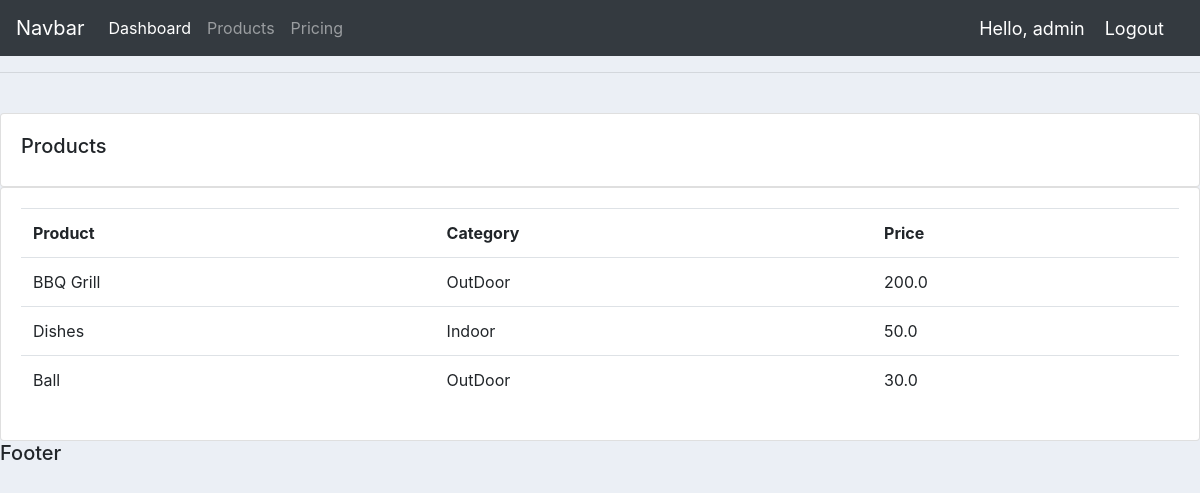
Screenshot of /products/ (signed in) with the database file from the repository.
### accounts/models.py (models this page shows, shortened)
class Product(models.Model):
    CATEGORY = (
        ('Indoor', 'Indoor'),
        ('OutDoor', 'OutDoor'),
    )
    name = models.CharField(max_length=200, null=True)
    price = models.FloatField(null=True)
    category = models.CharField(max_length=200, null=True, choices=CATEGORY)
    description = models.CharField(max_length=200, null=True, blank=True)
    date_created = models.DateTimeField(auto_now_add=True, null=True)
    tags = models.ManyToManyField(Tag)

### accounts/views.py (the view)
# urls.py: path('products/',views.products,name="products"),
def products(request):
    products = Product.objects.all()
    return render(request, 'accounts/products.html', {'products':products})

### accounts/templates/accounts/products.html
{% extends 'accounts/main.html' %}
{% block content %}
    <br>
    	<div class="row">
			<div class="col-md">
				<div class="card card-body">
					<h5>Products</h5>
				</div>
				<div class="card card-body">
					<table class="table">
						<tr>
							<th>Product</th>
							<th>Category</th>
							<th>Price</th>
						</tr>
						{% for i in products %}
							<tr>
								<td>{{i.name}}</td>
								<td>{{i.category}}</td>
								<td>{{i.price}}</td>
							</tr>
						{% endfor %}
					</table>
				</div>
			</div>
		</div>
{% endblock %}

### accounts/templates/accounts/navbar.html (shortened to what this page needs)
<nav class="navbar navbar-expand-lg navbar-dark bg-dark">
  <a class="navbar-brand" href="{% url 'home' %}">Navbar</a>
  <div class="collapse navbar-collapse" id="navbarNavAltMarkup">
    <div class="navbar-nav">
      <a class="nav-item nav-link active" href="{% url 'home' %}">Dashboard</a>
      <a class="nav-item nav-link" href="{% url 'products' %}">Products</a>
      <a class="nav-item nav-link" href="#">Pricing</a>
    </div>
  </div>
  <span class="hello-msg">Hello, {{request.user}}</span>
  <span><a class="hello-msg" href="{% url 'logout' %}">Logout</a></span>
</nav>

### accounts/static/css/main.css (style rules this page uses)
body { background-color: #ebeff5; }

### accounts/templates/accounts/navbar.html (style rules this page uses)
.hello-msg { font-size:18px; color: #fff; margin-right:20px; }

### rows the page displays
Product: name "BBQ Grill", category "OutDoor", price "200.0"
Product: name "Dishes", category "Indoor", price "50.0"
Product: name "Ball", category "OutDoor", price "30.0"

### other values shown
{{ request.user }} "admin"
